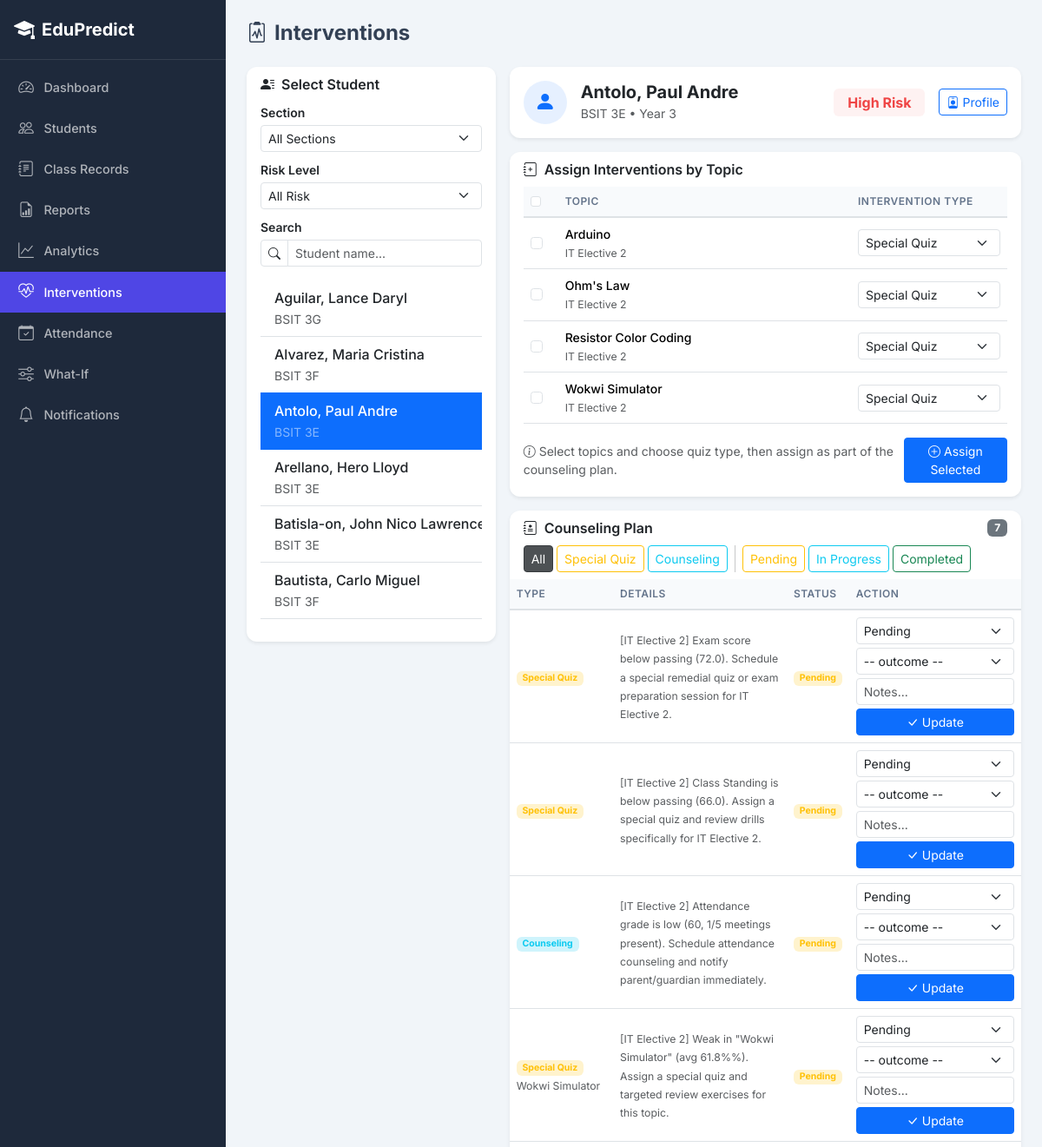
The page /interventions?student_id=1&section=&risk=&q= (signed in, upper part) on the database as committed earlier.
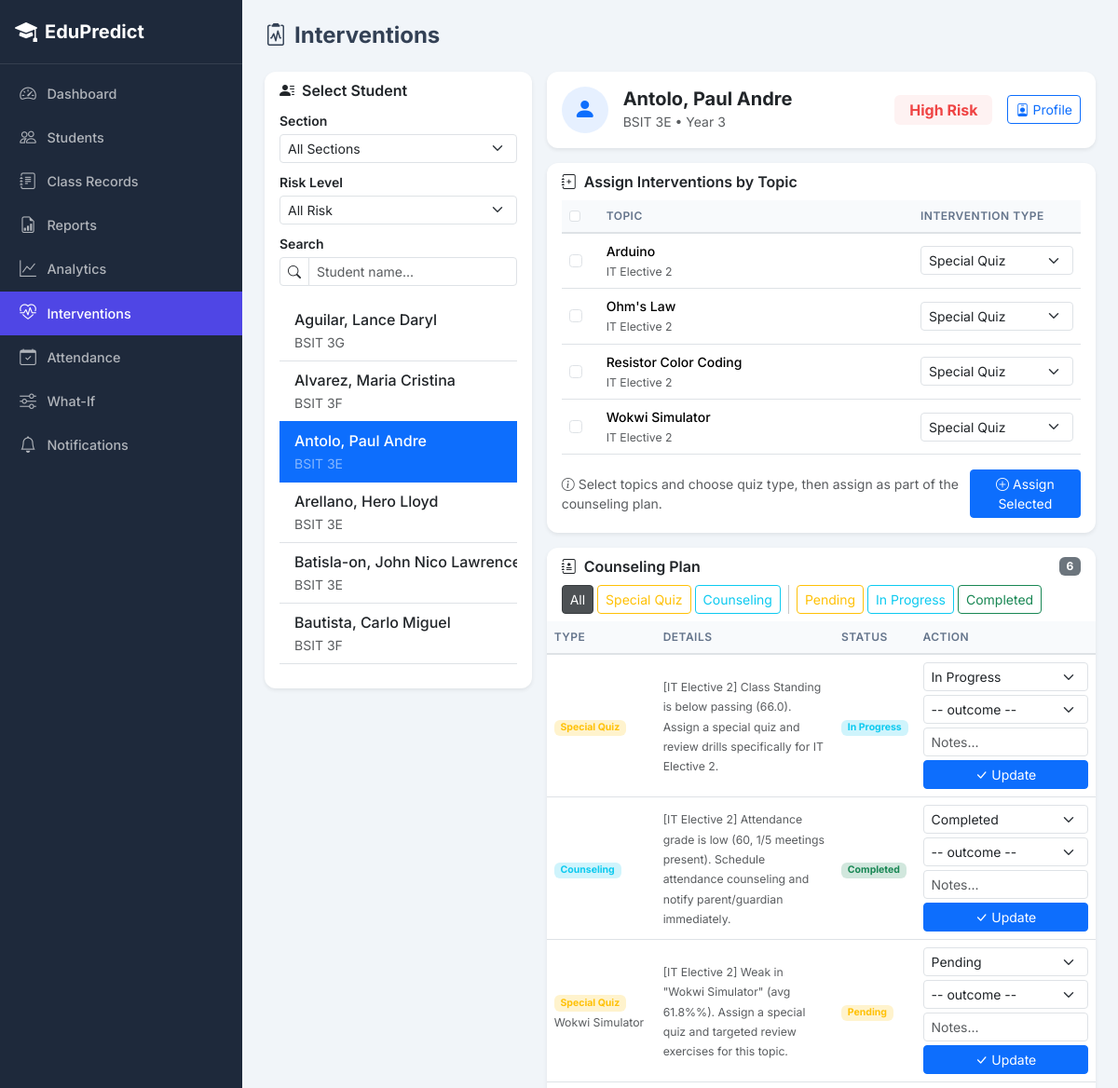
The same page on the database as committed later.
### app.py (models this page shows, shortened)
class Student(db.Model):
    __tablename__ = 'students'
    id = db.Column(db.Integer, primary_key=True)
    name = db.Column(db.String(100), nullable=False)
    section = db.Column(db.String(20))
    year_level = db.Column(db.Integer)
    semester = db.Column(db.String(30))
    school_year = db.Column(db.String(30))
    email = db.Column(db.String(100))
    is_scholar = db.Column(db.Boolean, default=False)
    is_working_student = db.Column(db.Boolean, default=False)
    parent_phone = db.Column(db.String(20))
    parent_name = db.Column(db.String(100))
    records = db.relationship('ClassRecord', backref='student', lazy=True)
    predictions = db.relationship('Prediction', backref='student', lazy=True)
    activities = db.relationship('StudentActivity', backref='student', lazy=True)
    quiz_scores = db.relationship('QuizScore', backref='student', lazy=True)
    notifications = db.relationship('Notification', backref='student', lazy=True)

class Prediction(db.Model):
    __tablename__ = 'predictions'
    id = db.Column(db.Integer, primary_key=True)
    student_id = db.Column(db.Integer, db.ForeignKey('students.id'), nullable=False)
    subject_id = db.Column(db.Integer, db.ForeignKey('subjects.id'), nullable=False)
    risk_level = db.Column(db.String(10))
    predicted_grade = db.Column(db.Float)
    confidence = db.Column(db.Float)
    feature_importance = db.Column(db.Text)
    cluster_label = db.Column(db.String(30))
    recommendations = db.relationship('Recommendation', backref='prediction', lazy=True)
    subject = db.relationship('Subject')

class Topic(db.Model):
    __tablename__ = 'topics'
    id = db.Column(db.Integer, primary_key=True)
    subject_id = db.Column(db.Integer, db.ForeignKey('subjects.id'), nullable=False)
    name = db.Column(db.String(100), nullable=False)
    quiz_scores = db.relationship('QuizScore', backref='topic', lazy=True)

class Subject(db.Model):
    __tablename__ = 'subjects'
    id = db.Column(db.Integer, primary_key=True)
    name = db.Column(db.String(100), nullable=False)
    description = db.Column(db.Text)
    records = db.relationship('ClassRecord', backref='subject', lazy=True)
    topics = db.relationship('Topic', backref='subject', lazy=True)

class InterventionLog(db.Model):
    __tablename__ = 'intervention_log'
    id = db.Column(db.Integer, primary_key=True)
    recommendation_id = db.Column(db.Integer, db.ForeignKey('recommendations.id'), nullable=False)
    status = db.Column(db.String(20), default='pending')
    outcome = db.Column(db.String(20))
    notes = db.Column(db.Text)
    followed_up_at = db.Column(db.String(20))

class Recommendation(db.Model):
    __tablename__ = 'recommendations'
    id = db.Column(db.Integer, primary_key=True)
    prediction_id = db.Column(db.Integer, db.ForeignKey('predictions.id'), nullable=False)
    message = db.Column(db.Text)
    strategy_type = db.Column(db.String(50))
    topic_name = db.Column(db.String(100))
    interventions = db.relationship('InterventionLog', backref='recommendation', lazy=True)

### app.py (the view)
@app.route('/interventions')
@staff_required
def interventions():
    status_filter = request.args.get('status', 'all')
    section_filter = request.args.get('section', '')
    risk_filter = request.args.get('risk', '')
    search_q = request.args.get('q', '').strip()
    selected_student_id = request.args.get('student_id', 0, type=int)
    student_query = db.session.query(Student).join(
        Prediction, Prediction.student_id == Student.id
    )
    if section_filter:
        student_query = student_query.filter(Student.section == section_filter)
    if risk_filter in ('High', 'Medium'):
        student_query = student_query.filter(Prediction.risk_level == risk_filter)
    if search_q:
        student_query = student_query.filter(Student.name.ilike(f'%{search_q}%'))
    at_risk_students = student_query.distinct().order_by(Student.name).all()
    selected_student = None
    student_topics = []
    student_interventions = []
    student_prediction = None
    if selected_student_id:
        selected_student = db.session.get(Student, selected_student_id)
        if selected_student:
            student_prediction = Prediction.query.filter_by(
                student_id=selected_student_id
            ).order_by(Prediction.id.desc()).first()
            topics = Topic.query.join(Subject).join(
                Prediction, Prediction.subject_id == Subject.id
            ).filter(Prediction.student_id == selected_student_id).all()
            student_topics = topics if topics else Topic.query.all()
            student_interventions = (
                db.session.query(InterventionLog, Recommendation, Prediction)
                .join(Recommendation, InterventionLog.recommendation_id == Recommendation.id)
                .join(Prediction, Recommendation.prediction_id == Prediction.id)
                .filter(Prediction.student_id == selected_student_id)
                .order_by(InterventionLog.id.desc()).all()
            )
    sections = [r[0] for r in db.session.query(Student.section).distinct().order_by(Student.section).all() if r[0]]
    return render_template('interventions.html',
                           at_risk_students=at_risk_students,
                           selected_student=selected_student,
                           selected_student_id=selected_student_id,
                           student_topics=student_topics,
                           student_interventions=student_interventions,
                           student_prediction=student_prediction,
                           sections=sections,
                           status_filter=status_filter,
                           current_section=section_filter,
                           current_risk=risk_filter,
                           search_q=search_q)

### templates/interventions.html (shortened to what the changed rows need)
{% extends "base.html" %}
{% block content %}
<div class="row g-3">
    <div class="col-md-4">
        <div class="card border-0 shadow-sm">
            <div class="card-body pt-0">
                <div class="list-group list-group-flush" style="max-height:400px;overflow-y:auto;">
                    {% for s in at_risk_students %}
                    {% set s_pred = None %}
                    <a href="{{ url_for('interventions', student_id=s.id, section=current_section, risk=current_risk, q=search_q) }}"
                       class="list-group-item list-group-item-action d-flex align-items-center py-2 {% if selected_student_id == s.id %}active{% endif %}">
                        <div class="flex-grow-1 min-width-0">
                            <div class="fw-medium text-truncate {% if selected_student_id == s.id %}text-white{% endif %}">{{ s.name }}</div>
                            <small class="{% if selected_student_id == s.id %}text-white-50{% else %}text-muted{% endif %}">{{ s.section }}</small>
                        </div>
                    </a>
                    {% else %}
                    <div class="text-center text-muted py-3">
                        <i class="bi bi-info-circle me-1"></i>No students found. Adjust filters or run predictions.
                    </div>
                    {% endfor %}
                </div>
            </div>
        </div>
    </div>
    <div class="col-md-8">
        {% if selected_student %}
        <div class="card border-0 shadow-sm mb-3">
            <div class="card-body py-3">
                <div class="d-flex align-items-center gap-3">
                    <div class="rounded-circle bg-primary bg-opacity-10 d-flex align-items-center justify-content-center" style="width:50px;height:50px;min-width:50px;">
                        <i class="bi bi-person-fill text-primary fs-4"></i>
                    </div>
                    <div class="flex-grow-1">
                        <h5 class="fw-bold mb-0">{{ selected_student.name }}</h5>
                        <small class="text-muted">{{ selected_student.section }} &bull; Year {{ selected_student.year_level }}</small>
                    </div>
                    {% if student_prediction %}
                    <span class="badge badge-{{ student_prediction.risk_level|lower }} fs-6 px-3 py-2">
                        {{ student_prediction.risk_level }} Risk
                    </span>
                    {% endif %}
                    <a href="{{ url_for('student_profile', student_id=selected_student.id) }}" class="btn btn-outline-primary btn-sm">
                        <i class="bi bi-person-badge me-1"></i>Profile
                    </a>
                </div>
            </div>
        </div>
        <div class="card border-0 shadow-sm mb-3">
            <div class="card-header bg-transparent border-0 fw-semibold">
                <i class="bi bi-journal-plus me-2"></i>Assign Interventions by Topic
            </div>
            <div class="card-body pt-0">
                {% if student_topics %}
                <form method="POST" action="{{ url_for('assign_intervention') }}">
                    <div class="table-responsive">
                        <table class="table table-hover align-middle mb-0">
                            <thead>
                                <tr>
                                    <th style="width:40px;">
                                        <input type="checkbox" class="form-check-input" id="selectAll" title="Select all">
                                    </th>
                                    <th>Topic</th>
                                    <th style="width:180px;">Intervention Type</th>
                                </tr>
                            </thead>
                            <tbody>
                                {% for topic in student_topics %}
                                <tr>
                                    <td>
                                        <input type="checkbox" class="form-check-input topic-check"
                                               name="topic_ids" value="{{ topic.id }}">
                                    </td>
                                    <td>
                                        <div class="fw-medium">{{ topic.name }}</div>
                                        <small class="text-muted">{{ topic.subject.name }}</small>
                                    </td>
                                    <td>
                                        <select name="intervention_types" class="form-select form-select-sm">
                                            <option value="Special Quiz">Special Quiz</option>
                                        </select>
                                    </td>
                                </tr>
                                {% endfor %}
                            </tbody>
                        </table>
                    </div>
                    <div class="mt-3 d-flex justify-content-between align-items-center">
                        <small class="text-muted"><i class="bi bi-info-circle me-1"></i>Select topics and choose quiz type, then assign as part of the counseling plan.</small>
                        <button type="submit" class="btn btn-primary btn-sm">
                            <i class="bi bi-plus-circle me-1"></i>Assign Selected
                        </button>
                    </div>
                </form>
                {% else %}
                <p class="text-muted text-center py-3 mb-0">No topics available. Ensure subjects have topics defined.</p>
                {% endif %}
            </div>
        </div>
        <div class="card border-0 shadow-sm">
            <div class="card-header bg-transparent border-0">
                <div class="d-flex justify-content-between align-items-center mb-2">
                    <span class="fw-semibold"><i class="bi bi-journal-medical me-2"></i>Counseling Plan</span>
                    <span class="badge bg-secondary">{{ student_interventions|length }}</span>
                </div>
                {% if student_interventions %}
                <div class="d-flex flex-wrap gap-1">
                    <button class="btn btn-sm btn-dark cp-filter active" data-filter="all">All</button>
                    <button class="btn btn-sm btn-outline-warning cp-filter" data-filter="Special Quiz">Special Quiz</button>
                    <button class="btn btn-sm btn-outline-info cp-filter" data-filter="Counseling">Counseling</button>
                    <button class="btn btn-sm btn-outline-warning cp-status-filter" data-status="pending">Pending</button>
                    <button class="btn btn-sm btn-outline-info cp-status-filter" data-status="in_progress">In Progress</button>
                    <button class="btn btn-sm btn-outline-success cp-status-filter" data-status="completed">Completed</button>
                </div>
                {% endif %}
            </div>
            <div class="card-body p-0">
                {% if student_interventions %}
                <div class="table-responsive">
                    <table class="table table-hover align-middle mb-0">
                        <thead>
                            <tr>
                                <th>Type</th>
                                <th>Details</th>
                                <th>Status</th>
                                <th>Action</th>
                            </tr>
                        </thead>
                        <tbody id="counselingBody">
                            {% for log, rec, pred in student_interventions %}
                            <tr data-type="{{ rec.strategy_type }}" data-status="{{ log.status }}">
                                <td>
                                    <span class="badge {% if rec.strategy_type == 'Counseling' %}bg-info-subtle text-info{% elif rec.strategy_type == 'Special Quiz' %}bg-warning-subtle text-warning{% else %}bg-primary-subtle text-primary{% endif %}">
                                        {{ rec.strategy_type }}
                                    </span>
                                    {% if rec.topic_name %}
                                    <br><small class="text-muted">{{ rec.topic_name }}</small>
                                    {% endif %}
                                </td>
                                <td style="max-width:280px;">
                                    <small class="text-muted">{{ rec.message }}</small>
                                </td>
                                <td>
                                    <span class="badge {% if log.status == 'pending' %}bg-warning-subtle text-warning{% elif log.status == 'completed' %}bg-success-subtle text-success{% elif log.status == 'in_progress' %}bg-info-subtle text-info{% else %}bg-secondary-subtle text-secondary{% endif %}">
                                        {{ log.status|replace('_', ' ')|title }}
                                    </span>
                                </td>
                                <td>
                                    <form method="POST" action="{{ url_for('update_intervention', log_id=log.id) }}" class="d-flex flex-column gap-1" style="min-width:130px;">
                                        <select name="status" class="form-select form-select-sm">
                                            {% for st in ['pending','in_progress','completed','ignored'] %}
                                            <option value="{{ st }}" {{ 'selected' if log.status == st }}>{{ st|replace('_',' ')|title }}</option>
                                            {% endfor %}
                                        </select>
                                        <select name="outcome" class="form-select form-select-sm">
                                            <option value="">-- outcome --</option>
                                        </select>
                                        <input name="notes" class="form-control form-control-sm" placeholder="Notes..." value="{{ log.notes or '' }}">
                                        <button class="btn btn-sm btn-primary" type="submit"><i class="bi bi-check-lg"></i> Update</button>
                                    </form>
                                </td>
                            </tr>
                            {% endfor %}
                        </tbody>
                    </table>
                </div>
                {% else %}
                <p class="text-center text-muted py-4 mb-0">No interventions assigned yet. Select topics above to begin.</p>
                {% endif %}
            </div>
        </div>
        {% endif %}
    </div>
</div>
{% endblock %}

Rows that differ between the two databases and show on the page:
removed InterventionLog: strategy_type "Special Quiz", message "[IT Elective 2] Exam score below passing (72.0). Schedule a special remedial quiz or exam preparation session for IT Elective 2.", status "Pending"
changed InterventionLog: status "Pending" → "In Progress"
changed InterventionLog "Counseling": status "Pending" → "Completed"
Other text that changed with them:
{{ student_interventions|length }}: "7" → "6"
